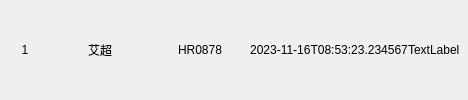
<?xml version="1.0" encoding="UTF-8"?>
<ui version="4.0">
 <class>AttendInfoItemWidget</class>
 <widget class="QWidget" name="AttendInfoItemWidget">
  <property name="minimumSize">
   <size>
    <width>0</width>
    <height>100</height>
   </size>
  </property>
  <property name="maximumSize">
   <size>
    <width>16777215</width>
    <height>100</height>
   </size>
  </property>
  <property name="windowTitle">
   <string>Form</string>
  </property>
  <property name="styleSheet">
   <string notr="true"/>
  </property>
  <layout class="QHBoxLayout" name="horizontalLayout">
   <property name="spacing">
    <number>0</number>
   </property>
   <property name="leftMargin">
    <number>0</number>
   </property>
   <property name="topMargin">
    <number>0</number>
   </property>
   <property name="rightMargin">
    <number>0</number>
   </property>
   <property name="bottomMargin">
    <number>0</number>
   </property>
   <item>
    <widget class="QLabel" name="number">
     <property name="minimumSize">
      <size>
       <width>50</width>
       <height>0</height>
      </size>
     </property>
     <property name="maximumSize">
      <size>
       <width>50</width>
       <height>16777215</height>
      </size>
     </property>
     <property name="text">
      <string>1</string>
     </property>
     <property name="alignment">
      <set>Qt::AlignCenter</set>
     </property>
    </widget>
   </item>
   <item>
    <widget class="QLabel" name="lb_name">
     <property name="minimumSize">
      <size>
       <width>100</width>
       <height>100</height>
      </size>
     </property>
     <property name="maximumSize">
      <size>
       <width>100</width>
       <height>100</height>
      </size>
     </property>
     <property name="text">
      <string>艾超</string>
     </property>
     <property name="alignment">
      <set>Qt::AlignCenter</set>
     </property>
    </widget>
   </item>
   <item>
    <widget class="QLabel" name="lb_staffId">
     <property name="minimumSize">
      <size>
       <width>100</width>
       <height>0</height>
      </size>
     </property>
     <property name="maximumSize">
      <size>
       <width>100</width>
       <height>16777215</height>
      </size>
     </property>
     <property name="text">
      <string>HR0878</string>
     </property>
     <property name="alignment">
      <set>Qt::AlignCenter</set>
     </property>
    </widget>
   </item>
   <item>
    <widget class="QLabel" name="lb_attendTime">
     <property name="sizePolicy">
      <sizepolicy hsizetype="Preferred" vsizetype="Preferred">
       <horstretch>0</horstretch>
       <verstretch>0</verstretch>
      </sizepolicy>
     </property>
     <property name="text">
      <string>2023-11-16T08:53:23.234567</string>
     </property>
     <property name="alignment">
      <set>Qt::AlignCenter</set>
     </property>
    </widget>
   </item>
   <item>
    <widget class="QLabel" name="lb_picture">
     <property name="sizePolicy">
      <sizepolicy hsizetype="Fixed" vsizetype="Fixed">
       <horstretch>0</horstretch>
       <verstretch>0</verstretch>
      </sizepolicy>
     </property>
     <property name="minimumSize">
      <size>
       <width>60</width>
       <height>100</height>
      </size>
     </property>
     <property name="maximumSize">
      <size>
       <width>60</width>
       <height>16777215</height>
      </size>
     </property>
     <property name="text">
      <string>TextLabel</string>
     </property>
    </widget>
   </item>
  </layout>
 </widget>
 <resources/>
 <connections/>
</ui>
